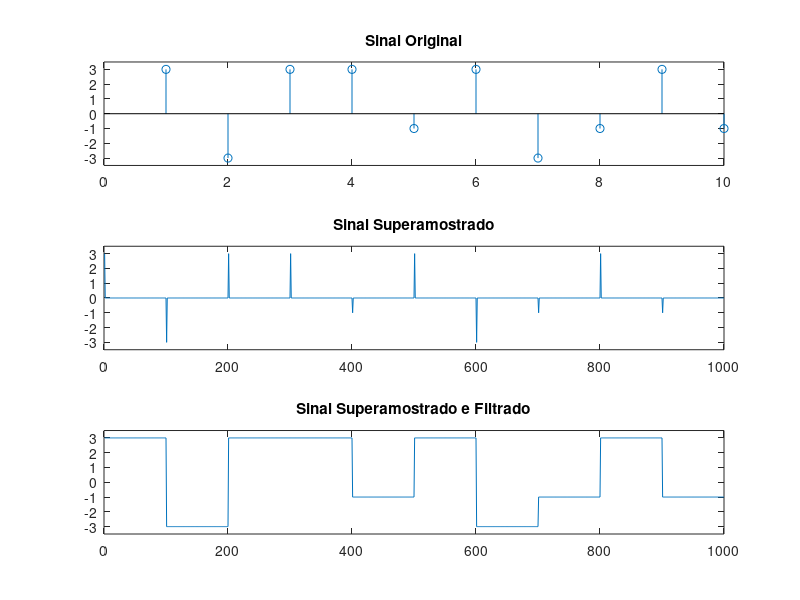

Source code (MATLAB):
% --- SISTEMAS DE COMUNICACAO 1 ---
% AULA 13: Transmissao Digital
% DIA 27/03/2018
% Jessica de Souza

%Representando um sinal NRZ bipolar 4PAM

clear all;
close all;
clc;

% Dados
N = 4;                   % Numero de niveis, Modulação 4PAM
L = 100;                 % Fator de superamostragem
info = randint(1,10,4);  % Gera sinais aleat. entre 0 e 3
info = (info*2)-3;       % Faz com que tudo fique entre 3,1,-1 e -3

% Filtro que ira formatar o sinal
filtro_format = ones(1,L);

% Superamostrar o sinal com fator L
info_up = upsample(info,L);

% Passar o sinal pelo filtro
sinal_filter = filter(filtro_format,1,info_up);

% Plotando os sinais
figure,
subplot(311),stem (info);
title('Sinal Original');
ylim([-3.5 3.5]);
subplot(312),plot (info_up);
title('Sinal Superamostrado');
ylim([-3.5 3.5]);
subplot(313),plot(sinal_filter);
title('Sinal Superamostrado e Filtrado');
ylim([-3.5 3.5]);